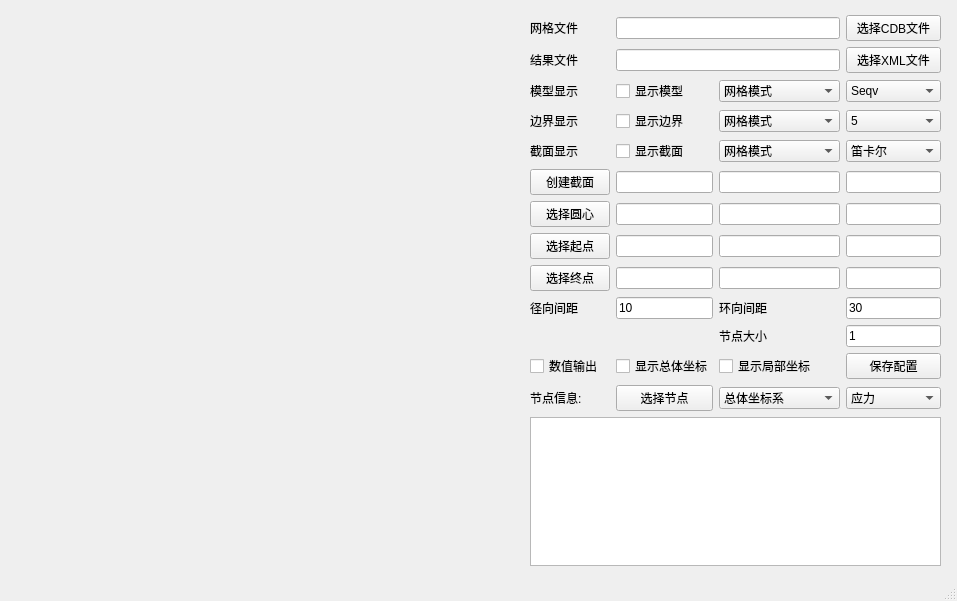
<?xml version="1.0" encoding="UTF-8"?>
<ui version="4.0">
 <class>mainWindow</class>
 <widget class="QMainWindow" name="mainWindow">
  <property name="geometry">
   <rect>
    <x>0</x>
    <y>0</y>
    <width>957</width>
    <height>601</height>
   </rect>
  </property>
  <property name="windowTitle">
   <string>Ansys调试器</string>
  </property>
  <widget class="QWidget" name="centerWindow">
   <widget class="QWidget" name="vtkWidget" native="true">
    <property name="geometry">
     <rect>
      <x>0</x>
      <y>10</y>
      <width>511</width>
      <height>561</height>
     </rect>
    </property>
   </widget>
   <widget class="QWidget" name="layoutWidget">
    <property name="geometry">
     <rect>
      <x>520</x>
      <y>10</y>
      <width>431</width>
      <height>561</height>
     </rect>
    </property>
    <layout class="QGridLayout" name="gridLayout">
     <property name="leftMargin">
      <number>10</number>
     </property>
     <property name="topMargin">
      <number>5</number>
     </property>
     <property name="rightMargin">
      <number>10</number>
     </property>
     <property name="bottomMargin">
      <number>5</number>
     </property>
     <item row="13" column="2">
      <widget class="QComboBox" name="combo_infosys">
       <item>
        <property name="text">
         <string>总体坐标系</string>
        </property>
       </item>
       <item>
        <property name="text">
         <string>局部坐标系</string>
        </property>
       </item>
       <item>
        <property name="text">
         <string>总体+局部坐标系</string>
        </property>
       </item>
      </widget>
     </item>
     <item row="5" column="2">
      <widget class="QComboBox" name="combo_patternsection">
       <item>
        <property name="text">
         <string>网格模式</string>
        </property>
       </item>
       <item>
        <property name="text">
         <string>线框模式</string>
        </property>
       </item>
       <item>
        <property name="text">
         <string>云图模式</string>
        </property>
       </item>
      </widget>
     </item>
     <item row="9" column="1">
      <widget class="QLineEdit" name="edit_end_x">
       <property name="text">
        <string/>
       </property>
      </widget>
     </item>
     <item row="8" column="3">
      <widget class="QLineEdit" name="edit_start_z">
       <property name="text">
        <string/>
       </property>
      </widget>
     </item>
     <item row="8" column="1">
      <widget class="QLineEdit" name="edit_start_x">
       <property name="text">
        <string/>
       </property>
      </widget>
     </item>
     <item row="7" column="3">
      <widget class="QLineEdit" name="edit_center_z">
       <property name="text">
        <string/>
       </property>
      </widget>
     </item>
     <item row="8" column="2">
      <widget class="QLineEdit" name="edit_start_y">
       <property name="text">
        <string/>
       </property>
      </widget>
     </item>
     <item row="9" column="2">
      <widget class="QLineEdit" name="edit_end_y">
       <property name="text">
        <string/>
       </property>
      </widget>
     </item>
     <item row="6" column="0">
      <widget class="QPushButton" name="btn_newsec">
       <property name="enabled">
        <bool>true</bool>
       </property>
       <property name="text">
        <string>创建截面</string>
       </property>
      </widget>
     </item>
     <item row="9" column="3">
      <widget class="QLineEdit" name="edit_end_z">
       <property name="text">
        <string/>
       </property>
      </widget>
     </item>
     <item row="6" column="2">
      <widget class="QLineEdit" name="edit_p2">
       <property name="text">
        <string/>
       </property>
      </widget>
     </item>
     <item row="2" column="0">
      <widget class="QLabel" name="label_model">
       <property name="text">
        <string>模型显示</string>
       </property>
      </widget>
     </item>
     <item row="10" column="3">
      <widget class="QLineEdit" name="edit_yspace">
       <property name="text">
        <string>30</string>
       </property>
      </widget>
     </item>
     <item row="4" column="1">
      <widget class="QCheckBox" name="check_boundary">
       <property name="text">
        <string>显示边界</string>
       </property>
      </widget>
     </item>
     <item row="8" column="0">
      <widget class="QPushButton" name="btn_start">
       <property name="text">
        <string>选择起点</string>
       </property>
      </widget>
     </item>
     <item row="0" column="0">
      <widget class="QLabel" name="label_cdbfile">
       <property name="text">
        <string>网格文件</string>
       </property>
      </widget>
     </item>
     <item row="2" column="2">
      <widget class="QComboBox" name="combo_patternmodel">
       <item>
        <property name="text">
         <string>网格模式</string>
        </property>
       </item>
       <item>
        <property name="text">
         <string>线框模式</string>
        </property>
       </item>
       <item>
        <property name="text">
         <string>云图模式</string>
        </property>
       </item>
      </widget>
     </item>
     <item row="7" column="1">
      <widget class="QLineEdit" name="edit_center_x">
       <property name="text">
        <string/>
       </property>
      </widget>
     </item>
     <item row="6" column="1">
      <widget class="QLineEdit" name="edit_p1">
       <property name="text">
        <string/>
       </property>
      </widget>
     </item>
     <item row="2" column="3">
      <widget class="QComboBox" name="combo_result">
       <item>
        <property name="text">
         <string>Seqv</string>
        </property>
       </item>
       <item>
        <property name="text">
         <string>Usum</string>
        </property>
       </item>
       <item>
        <property name="text">
         <string>Sx</string>
        </property>
       </item>
       <item>
        <property name="text">
         <string>Sy</string>
        </property>
       </item>
       <item>
        <property name="text">
         <string>Sz</string>
        </property>
       </item>
       <item>
        <property name="text">
         <string>Sxy</string>
        </property>
       </item>
       <item>
        <property name="text">
         <string>Syz</string>
        </property>
       </item>
       <item>
        <property name="text">
         <string>Sxz</string>
        </property>
       </item>
       <item>
        <property name="text">
         <string>Ux</string>
        </property>
       </item>
       <item>
        <property name="text">
         <string>Uy</string>
        </property>
       </item>
       <item>
        <property name="text">
         <string>Uz</string>
        </property>
       </item>
      </widget>
     </item>
     <item row="6" column="3">
      <widget class="QLineEdit" name="edit_p3">
       <property name="text">
        <string/>
       </property>
      </widget>
     </item>
     <item row="10" column="0">
      <widget class="QLabel" name="label_xspace">
       <property name="text">
        <string>径向间距</string>
       </property>
      </widget>
     </item>
     <item row="7" column="0">
      <widget class="QPushButton" name="btn_center">
       <property name="text">
        <string>选择圆心</string>
       </property>
      </widget>
     </item>
     <item row="4" column="3">
      <widget class="QComboBox" name="combo_boundaryid">
       <item>
        <property name="text">
         <string>5</string>
        </property>
       </item>
       <item>
        <property name="text">
         <string>10</string>
        </property>
       </item>
      </widget>
     </item>
     <item row="5" column="0">
      <widget class="QLabel" name="label_sys">
       <property name="text">
        <string>截面显示</string>
       </property>
      </widget>
     </item>
     <item row="4" column="2">
      <widget class="QComboBox" name="combo_patternboundary">
       <item>
        <property name="text">
         <string>网格模式</string>
        </property>
       </item>
       <item>
        <property name="text">
         <string>线框模式</string>
        </property>
       </item>
       <item>
        <property name="text">
         <string>云图模式</string>
        </property>
       </item>
      </widget>
     </item>
     <item row="5" column="1">
      <widget class="QCheckBox" name="check_section">
       <property name="text">
        <string>显示截面</string>
       </property>
      </widget>
     </item>
     <item row="13" column="0">
      <widget class="QLabel" name="label_nodeinfo">
       <property name="text">
        <string>节点信息:</string>
       </property>
      </widget>
     </item>
     <item row="10" column="1">
      <widget class="QLineEdit" name="edit_xspace">
       <property name="text">
        <string>10</string>
       </property>
      </widget>
     </item>
     <item row="10" column="2">
      <widget class="QLabel" name="label_yspace">
       <property name="text">
        <string>环向间距</string>
       </property>
      </widget>
     </item>
     <item row="1" column="1" colspan="2">
      <widget class="QLineEdit" name="edit_xmlfile">
       <property name="text">
        <string/>
       </property>
      </widget>
     </item>
     <item row="1" column="0">
      <widget class="QLabel" name="label_xmlfile">
       <property name="text">
        <string>结果文件</string>
       </property>
      </widget>
     </item>
     <item row="4" column="0">
      <widget class="QLabel" name="label_boundarytype">
       <property name="text">
        <string>边界显示</string>
       </property>
      </widget>
     </item>
     <item row="2" column="1">
      <widget class="QCheckBox" name="check_model">
       <property name="text">
        <string>显示模型</string>
       </property>
      </widget>
     </item>
     <item row="9" column="0">
      <widget class="QPushButton" name="btn_end">
       <property name="text">
        <string>选择终点</string>
       </property>
      </widget>
     </item>
     <item row="7" column="2">
      <widget class="QLineEdit" name="edit_center_y">
       <property name="text">
        <string/>
       </property>
      </widget>
     </item>
     <item row="15" column="0" colspan="4">
      <widget class="QPlainTextEdit" name="edit_result">
       <property name="plainText">
        <string/>
       </property>
      </widget>
     </item>
     <item row="0" column="1" colspan="2">
      <widget class="QLineEdit" name="edit_cdbfile">
       <property name="text">
        <string/>
       </property>
      </widget>
     </item>
     <item row="5" column="3">
      <widget class="QComboBox" name="combo_sys">
       <item>
        <property name="text">
         <string>笛卡尔</string>
        </property>
       </item>
       <item>
        <property name="text">
         <string>柱坐标</string>
        </property>
       </item>
      </widget>
     </item>
     <item row="0" column="3">
      <widget class="QPushButton" name="btn_cdbfile">
       <property name="text">
        <string>选择CDB文件</string>
       </property>
      </widget>
     </item>
     <item row="1" column="3">
      <widget class="QPushButton" name="btn_xmlfile">
       <property name="text">
        <string>选择XML文件</string>
       </property>
      </widget>
     </item>
     <item row="13" column="1">
      <widget class="QPushButton" name="btn_selnode">
       <property name="text">
        <string>选择节点</string>
       </property>
      </widget>
     </item>
     <item row="12" column="3">
      <widget class="QPushButton" name="btn_saveconf">
       <property name="text">
        <string>保存配置</string>
       </property>
      </widget>
     </item>
     <item row="13" column="3">
      <widget class="QComboBox" name="combo_infotype">
       <item>
        <property name="text">
         <string>应力</string>
        </property>
       </item>
       <item>
        <property name="text">
         <string>位移</string>
        </property>
       </item>
       <item>
        <property name="text">
         <string>应力+位移</string>
        </property>
       </item>
       <item>
        <property name="text">
         <string>Sx</string>
        </property>
       </item>
       <item>
        <property name="text">
         <string>Sy</string>
        </property>
       </item>
       <item>
        <property name="text">
         <string>Sz</string>
        </property>
       </item>
       <item>
        <property name="text">
         <string>Sxy</string>
        </property>
       </item>
       <item>
        <property name="text">
         <string>Syz</string>
        </property>
       </item>
       <item>
        <property name="text">
         <string>Sxz</string>
        </property>
       </item>
       <item>
        <property name="text">
         <string>Seqv</string>
        </property>
       </item>
       <item>
        <property name="text">
         <string>Ux</string>
        </property>
       </item>
       <item>
        <property name="text">
         <string>Uy</string>
        </property>
       </item>
       <item>
        <property name="text">
         <string>Uz</string>
        </property>
       </item>
       <item>
        <property name="text">
         <string>Usum</string>
        </property>
       </item>
      </widget>
     </item>
     <item row="11" column="3">
      <widget class="QLineEdit" name="edit_ptsize">
       <property name="text">
        <string>1</string>
       </property>
      </widget>
     </item>
     <item row="11" column="2">
      <widget class="QLabel" name="label_ptsize">
       <property name="text">
        <string>节点大小</string>
       </property>
      </widget>
     </item>
     <item row="12" column="2">
      <widget class="QCheckBox" name="check_localsys">
       <property name="text">
        <string>显示局部坐标</string>
       </property>
      </widget>
     </item>
     <item row="12" column="1">
      <widget class="QCheckBox" name="check_worldsys">
       <property name="text">
        <string>显示总体坐标</string>
       </property>
      </widget>
     </item>
     <item row="12" column="0">
      <widget class="QCheckBox" name="check_polar">
       <property name="text">
        <string>数值输出</string>
       </property>
      </widget>
     </item>
    </layout>
   </widget>
  </widget>
  <widget class="QStatusBar" name="statusbar"/>
 </widget>
 <resources/>
 <connections/>
</ui>
